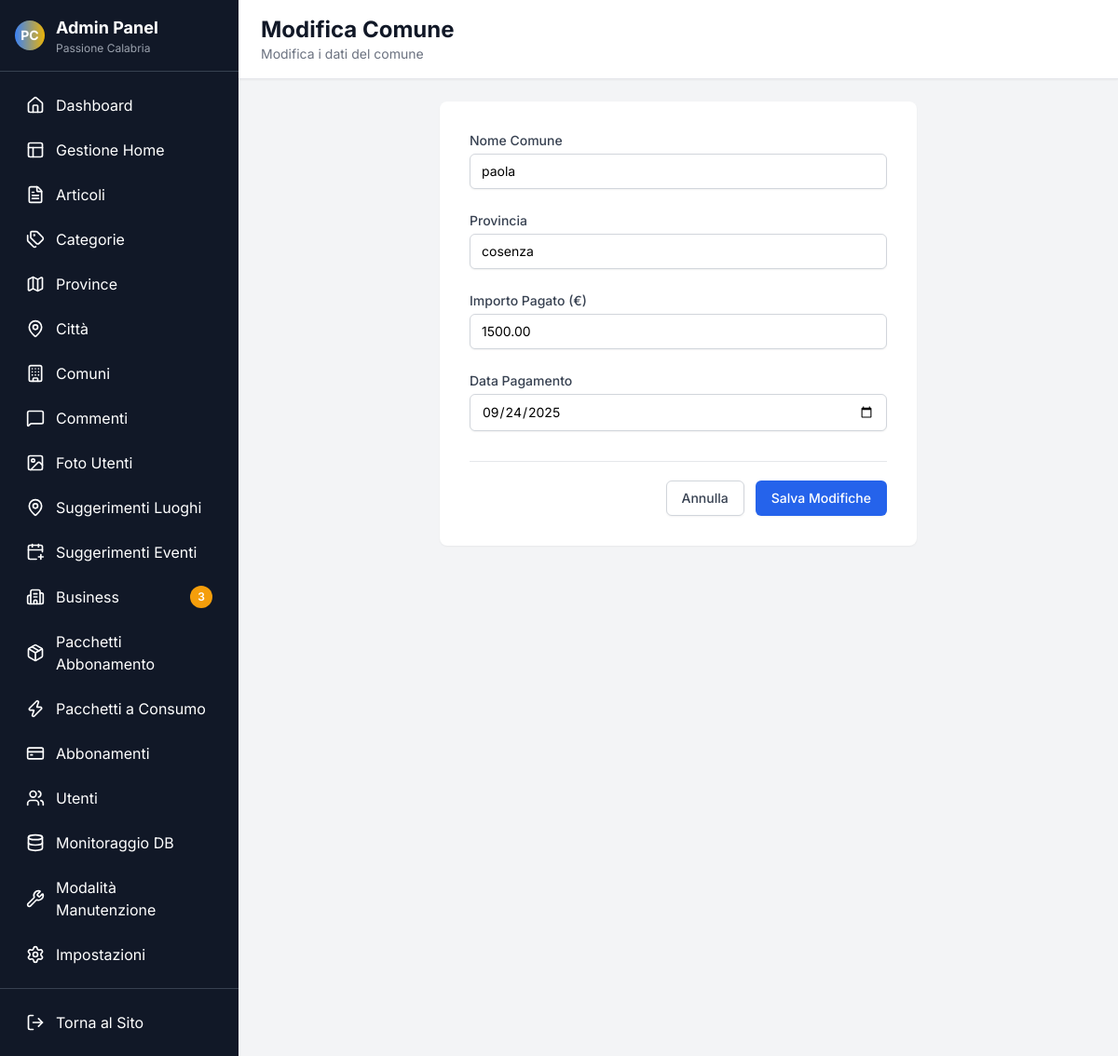
The page /admin/forms/form_comune.php?action=edit&id=2 on the database its author committed.
### tables this page shows
CREATE TABLE `comuni` (
  `id` int NOT NULL,
  `nome` varchar(255) NOT NULL,
  `provincia` varchar(255) NOT NULL,
  `importo_pagato` decimal(10,2) NOT NULL,
  `data_pagamento` date NOT NULL,
  `data_scadenza` date NOT NULL,
  `created_at` timestamp NULL DEFAULT CURRENT_TIMESTAMP
);

### includes/db_config.php (called while the page is built, shortened)
<?php
function getDatabaseConfig() {
    $host = getenv('DB_HOST');
    $dbname = getenv('DB_NAME');
    $username = getenv('DB_USER');
    $password = getenv('DB_PASSWORD');
    if (!$host) {
        $host = 'db5018301966.hosting-data.io';
        $dbname = 'dbs14504718';
        $username = 'dbu1167357';
        $password = 'Barboncino692@@';
    }
    return [
        'host' => $host,
        'dbname' => $dbname,
        'username' => $username,
        'password' => $password
    ];
}
?>

### includes/database_mysql.php (called while the page is built, shortened)
<?php
require_once __DIR__ . '/db_config.php';
class Database {
    public function __construct() {
        $config = getDatabaseConfig();
        $this->host = $config['host'];
        $this->dbname = $config['dbname'];
        $this->username = $config['username'];
        $this->password = $config['password'];
        try {
            $dsn = "mysql:host={$this->host};dbname={$this->dbname};charset=utf8mb4";
            $options = [
                PDO::ATTR_ERRMODE => PDO::ERRMODE_EXCEPTION,
                PDO::ATTR_DEFAULT_FETCH_MODE => PDO::FETCH_ASSOC,
                PDO::ATTR_EMULATE_PREPARES => false,
            ];
            $this->pdo = new PDO($dsn, $this->username, $this->password, $options);
        } catch (PDOException $e) {
            $this->connection_error = true;
            $this->error_message = 'Errore connessione database MySQL: ' . $e->getMessage();
            error_log($this->error_message);
            $this->pdo = null;
        }
    }
}
?>

### admin/forms/form_comune.php (the view, shortened to what this page needs)
<?php
require_once '../../includes/database_mysql.php';
$db = new Database();
$action = $_GET['action'] ?? 'new';
$id = $_GET['id'] ?? null;
$comuneData = null;
if ($action === 'edit' && $id) {
    $stmt = $db->pdo->prepare('SELECT * FROM comuni WHERE id = ?');
    $stmt->execute([$id]);
    $comuneData = $stmt->fetch();
}
?>
<!DOCTYPE html>
<html lang="it">
<head>
    <script src="https://cdn.tailwindcss.com"></script>
    <link rel="stylesheet" href="../../assets/css/style.css">
</head>
<body class="min-h-screen bg-gray-100 flex">
    <div class="bg-gray-900 text-white w-64 flex flex-col">
        <div class="p-4 border-b border-gray-700">
            <div class="flex items-center space-x-3">
                <div class="w-8 h-8 bg-gradient-to-r from-blue-500 to-yellow-500 rounded-full flex items-center justify-center">
                    <span class="text-white font-bold text-sm">PC</span>
                </div>
                <div>
                    <h1 class="font-bold text-lg">Admin Panel</h1>
                    <p class="text-xs text-gray-400">Passione Calabria</p>
                </div>
            </div>
        </div>
        <?php include '../partials/menu.php'; ?>
        <div class="p-4 border-t border-gray-700">
            <a href="../../index.php" class="flex items-center space-x-3 px-3 py-2 rounded-lg hover:bg-gray-700 transition-colors">
                <i data-lucide="log-out" class="w-5 h-5"></i>
                <span>Torna al Sito</span>
            </a>
        </div>
    </div>
    <div class="flex-1 flex flex-col overflow-hidden">
        <header class="bg-white shadow-sm border-b border-gray-200 px-6 py-4">
            <div class="flex items-center justify-between">
                <div>
                    <h1 class="text-2xl font-bold text-gray-900"><?php echo $action === 'edit' ? 'Modifica' : 'Nuovo'; ?> Comune</h1>
                    <p class="text-sm text-gray-500"><?php echo $action === 'edit' ? 'Modifica i dati del comune' : 'Aggiungi un nuovo comune'; ?></p>
                </div>
            </div>
        </header>
        <main class="flex-1 overflow-auto p-6">
            <div class="max-w-lg mx-auto bg-white rounded-lg shadow-sm p-8">
                <form action="../comuni.php" method="POST">
                    <div class="space-y-6">
                        <div>
                            <label for="nome" class="block text-sm font-medium text-gray-700">Nome Comune</label>
                            <input type="text" name="nome" id="nome" value="<?php echo htmlspecialchars($comuneData['nome'] ?? ''); ?>" required class="mt-1 block w-full px-3 py-2 border border-gray-300 rounded-md shadow-sm focus:outline-none focus:ring-blue-500 focus:border-blue-500 sm:text-sm">
                        </div>
                        <div>
                            <label for="provincia" class="block text-sm font-medium text-gray-700">Provincia</label>
                            <input type="text" name="provincia" id="provincia" value="<?php echo htmlspecialchars($comuneData['provincia'] ?? ''); ?>" required class="mt-1 block w-full px-3 py-2 border border-gray-300 rounded-md shadow-sm focus:outline-none focus:ring-blue-500 focus:border-blue-500 sm:text-sm">
                        </div>
                        <div>
                            <label for="importo_pagato" class="block text-sm font-medium text-gray-700">Importo Pagato (€)</label>
                            <input type="number" name="importo_pagato" id="importo_pagato" value="<?php echo htmlspecialchars($comuneData['importo_pagato'] ?? ''); ?>" required step="0.01" class="mt-1 block w-full px-3 py-2 border border-gray-300 rounded-md shadow-sm focus:outline-none focus:ring-blue-500 focus:border-blue-500 sm:text-sm">
                        </div>
                        <div>
                            <label for="data_pagamento" class="block text-sm font-medium text-gray-700">Data Pagamento</label>
                            <input type="date" name="data_pagamento" id="data_pagamento" value="<?php echo htmlspecialchars($comuneData['data_pagamento'] ?? ''); ?>" required class="mt-1 block w-full px-3 py-2 border border-gray-300 rounded-md shadow-sm focus:outline-none focus:ring-blue-500 focus:border-blue-500 sm:text-sm">
                        </div>
                    </div>
                    <div class="mt-8 pt-5 border-t border-gray-200">
                        <div class="flex justify-end space-x-3">
                            <a href="../comuni.php" class="bg-white py-2 px-4 border border-gray-300 rounded-md shadow-sm text-sm font-medium text-gray-700 hover:bg-gray-50 focus:outline-none focus:ring-2 focus:ring-offset-2 focus:ring-blue-500">
                                Annulla
                            </a>
                            <button type="submit" class="inline-flex justify-center py-2 px-4 border border-transparent shadow-sm text-sm font-medium rounded-md text-white bg-blue-600 hover:bg-blue-700 focus:outline-none focus:ring-2 focus:ring-offset-2 focus:ring-blue-500">
                                <?php echo $action === 'edit' ? 'Salva Modifiche' : 'Aggiungi Comune'; ?>
                            </button>
                        </div>
                    </div>
                </form>
            </div>
        </main>
    </div>
</body>
</html>

### assets/css/style.css (style rules this page uses)
:root { --calabria-blue: #2563eb; --calabria-blue-light: #3b82f6; --calabria-blue-dark: #1d4ed8; --calabria-gold: #f59e0b; --calabria-gold-light: #fbbf24; --calabria-gold-dark: #d97706; --calabria-teal: #14b8a6; --calabria-green: #10b981; }
* { scroll-behavior: smooth; }
body { font-family: 'Inter', -apple-system, BlinkMacSystemFont, 'Segoe UI', Roboto, sans-serif; line-height: 1.6; }

### rows shown on the page
comuni: nome "paola", provincia "cosenza", importo_pagato "1500.00", data_pagamento "09/24/2025"

### other values the page prints
$item['label'] "Dashboard"
$item['label'] "Gestione Home"
$item['label'] "Articoli"
$item['label'] "Categorie"
$item['label'] "Province"
$item['label'] "Città"
$item['label'] "Comuni"
$item['label'] "Commenti"
$item['label'] "Foto Utenti"
$item['label'] "Suggerimenti Luoghi"
$item['label'] "Suggerimenti Eventi"
$item['label'] "Business"
$countToShow "3"
$item['label'] "Pacchetti Abbonamento"
$item['label'] "Pacchetti a Consumo"
